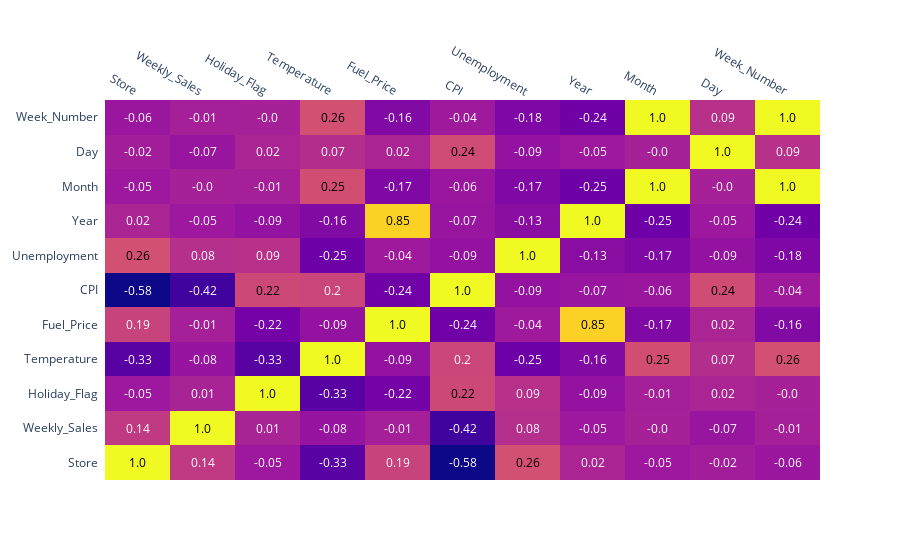

The notebook cell saved with this chart:
### Code cell
# Correlation matrix
corr_matrix = df.corr().round(2)

fig = ff.create_annotated_heatmap(corr_matrix.values,
                                  x = corr_matrix.columns.tolist(),
                                  y = corr_matrix.index.tolist())


fig.show()

### Figure 1 — Plotly figure (JSON) as saved in the notebook; plotly's stock layout.template omitted (floating-point values rounded to 4 significant figures)
{"data": [{"colorscale": [[0, "#0d0887"], [0.1111, "#46039f"], [0.2222, "#7201a8"], [0.3333, "#9c179e"], [0.4444, "#bd3786"], [0.5556, "#d8576b"], [0.6667, "#ed7953"], [0.7778, "#fb9f3a"], [0.8889, "#fdca26"], [1, "#f0f921"]], "reversescale": false, "showscale": false, "type": "heatmap", "x": ["Store", "Weekly_Sales", "Holiday_Flag", "Temperature", "Fuel_Price", "CPI", "Unemployment", "Year", "Month", "Day", "Week_Number"], "y": ["Store", "Weekly_Sales", "Holiday_Flag", "Temperature", "Fuel_Price", "CPI", "Unemployment", "Year", "Month", "Day", "Week_Number"], "z": [[1, 0.14, -0.05, -0.33, 0.19, -0.58, 0.26, 0.02, -0.05, -0.02, -0.06], [0.14, 1, 0.01, -0.08, -0.01, -0.42, 0.08, -0.05, 0, -0.07, -0.01], [-0.05, 0.01, 1, -0.33, -0.22, 0.22, 0.09, -0.09, -0.01, 0.02, 0], [-0.33, -0.08, -0.33, 1, -0.09, 0.2, -0.25, -0.16, 0.25, 0.07, 0.26], [0.19, -0.01, -0.22, -0.09, 1, -0.24, -0.04, 0.85, -0.17, 0.02, -0.16], [-0.58, -0.42, 0.22, 0.2, -0.24, 1, -0.09, -0.07, -0.06, 0.24, -0.04], [0.26, 0.08, 0.09, -0.25, -0.04, -0.09, 1, -0.13, -0.17, -0.09, -0.18], [0.02, -0.05, -0.09, -0.16, 0.85, -0.07, -0.13, 1, -0.25, -0.05, -0.24], [-0.05, 0, -0.01, 0.25, -0.17, -0.06, -0.17, -0.25, 1, 0, 1], [-0.02, -0.07, 0.02, 0.07, 0.02, 0.24, -0.09, -0.05, 0, 1, 0.09], [-0.06, -0.01, 0, 0.26, -0.16, -0.04, -0.18, -0.24, 1, 0.09, 1]]}], "layout": {"annotations": [{"font": {"color": "#000000"}, "showarrow": false, "text": "1.0", "x": "Store", "xref": "x", "y": "Store", "yref": "y"}, {"font": {"color": "#FFFFFF"}, "showarrow": false, "text": "0.14", "x": "Weekly_Sales", "xref": "x", "y": "Store", "yref": "y"}, {"font": {"color": "#FFFFFF"}, "showarrow": false, "text": "-0.05", "x": "Holiday_Flag", "xref": "x", "y": "Store", "yref": "y"}, {"font": {"color": "#FFFFFF"}, "showarrow": false, "text": "-0.33", "x": "Temperature", "xref": "x", "y": "Store", "yref": "y"}, {"font": {"color": "#FFFFFF"}, "showarrow": false, "text": "0.19", "x": "Fuel_Price", "xref": "x", "y": "Store", "yref": "y"}, {"font": {"color": "#FFFFFF"}, "showarrow": false, "text": "-0.58", "x": "CPI", "xref": "x", "y": "Store", "yref": "y"}, {"font": {"color": "#000000"}, "showarrow": false, "text": "0.26", "x": "Unemployment", "xref": "x", "y": "Store", "yref": "y"}, {"font": {"color": "#FFFFFF"}, "showarrow": false, "text": "0.02", "x": "Year", "xref": "x", "y": "Store", "yref": "y"}, {"font": {"color": "#FFFFFF"}, "showarrow": false, "text": "-0.05", "x": "Month", "xref": "x", "y": "Store", "yref": "y"}, {"font": {"color": "#FFFFFF"}, "showarrow": false, "text": "-0.02", "x": "Day", "xref": "x", "y": "Store", "yref": "y"}, {"font": {"color": "#FFFFFF"}, "showarrow": false, "text": "-0.06", "x": "Week_Number", "xref": "x", "y": "Store", "yref": "y"}, {"font": {"color": "#FFFFFF"}, "showarrow": false, "text": "0.14", "x": "Store", "xref": "x", "y": "Weekly_Sales", "yref": "y"}, {"font": {"color": "#000000"}, "showarrow": false, "text": "1.0", "x": "Weekly_Sales", "xref": "x", "y": "Weekly_Sales", "yref": "y"}, {"font": {"color": "#FFFFFF"}, "showarrow": false, "text": "0.01", "x": "Holiday_Flag", "xref": "x", "y": "Weekly_Sales", "yref": "y"}, {"font": {"color": "#FFFFFF"}, "showarrow": false, "text": "-0.08", "x": "Temperature", "xref": "x", "y": "Weekly_Sales", "yref": "y"}, {"font": {"color": "#FFFFFF"}, "showarrow": false, "text": "-0.01", "x": "Fuel_Price", "xref": "x", "y": "Weekly_Sales", "yref": "y"}, {"font": {"color": "#FFFFFF"}, "showarrow": false, "text": "-0.42", "x": "CPI", "xref": "x", "y": "Weekly_Sales", "yref": "y"}, {"font": {"color": "#FFFFFF"}, "showarrow": false, "text": "0.08", "x": "Unemployment", "xref": "x", "y": "Weekly_Sales", "yref": "y"}, {"font": {"color": "#FFFFFF"}, "showarrow": false, "text": "-0.05", "x": "Year", "xref": "x", "y": "Weekly_Sales", "yref": "y"}, {"font": {"color": "#FFFFFF"}, "showarrow": false, "text": "-0.0", "x": "Month", "xref": "x", "y": "Weekly_Sales", "yref": "y"}, {"font": {"color": "#FFFFFF"}, "showarrow": false, "text": "-0.07", "x": "Day", "xref": "x", "y": "Weekly_Sales", "yref": "y"}, {"font": {"color": "#FFFFFF"}, "showarrow": false, "text": "-0.01", "x": "Week_Number", "xref": "x", "y": "Weekly_Sales", "yref": "y"}, {"font": {"color": "#FFFFFF"}, "showarrow": false, "text": "-0.05", "x": "Store", "xref": "x", "y": "Holiday_Flag", "yref": "y"}, {"font": {"color": "#FFFFFF"}, "showarrow": false, "text": "0.01", "x": "Weekly_Sales", "xref": "x", "y": "Holiday_Flag", "yref": "y"}, {"font": {"color": "#000000"}, "showarrow": false, "text": "1.0", "x": "Holiday_Flag", "xref": "x", "y": "Holiday_Flag", "yref": "y"}, {"font": {"color": "#FFFFFF"}, "showarrow": false, "text": "-0.33", "x": "Temperature", "xref": "x", "y": "Holiday_Flag", "yref": "y"}, {"font": {"color": "#FFFFFF"}, "showarrow": false, "text": "-0.22", "x": "Fuel_Price", "xref": "x", "y": "Holiday_Flag", "yref": "y"}, {"font": {"color": "#000000"}, "showarrow": false, "text": "0.22", "x": "CPI", "xref": "x", "y": "Holiday_Flag", "yref": "y"}, {"font": {"color": "#FFFFFF"}, "showarrow": false, "text": "0.09", "x": "Unemployment", "xref": "x", "y": "Holiday_Flag", "yref": "y"}, {"font": {"color": "#FFFFFF"}, "showarrow": false, "text": "-0.09", "x": "Year", "xref": "x", "y": "Holiday_Flag", "yref": "y"}, {"font": {"color": "#FFFFFF"}, "showarrow": false, "text": "-0.01", "x": "Month", "xref": "x", "y": "Holiday_Flag", "yref": "y"}, {"font": {"color": "#FFFFFF"}, "showarrow": false, "text": "0.02", "x": "Day", "xref": "x", "y": "Holiday_Flag", "yref": "y"}, {"font": {"color": "#FFFFFF"}, "showarrow": false, "text": "-0.0", "x": "Week_Number", "xref": "x", "y": "Holiday_Flag", "yref": "y"}, {"font": {"color": "#FFFFFF"}, "showarrow": false, "text": "-0.33", "x": "Store", "xref": "x", "y": "Temperature", "yref": "y"}, {"font": {"color": "#FFFFFF"}, "showarrow": false, "text": "-0.08", "x": "Weekly_Sales", "xref": "x", "y": "Temperature", "yref": "y"}, {"font": {"color": "#FFFFFF"}, "showarrow": false, "text": "-0.33", "x": "Holiday_Flag", "xref": "x", "y": "Temperature", "yref": "y"}, {"font": {"color": "#000000"}, "showarrow": false, "text": "1.0", "x": "Temperature", "xref": "x", "y": "Temperature", "yref": "y"}, {"font": {"color": "#FFFFFF"}, "showarrow": false, "text": "-0.09", "x": "Fuel_Price", "xref": "x", "y": "Temperature", "yref": "y"}, {"font": {"color": "#FFFFFF"}, "showarrow": false, "text": "0.2", "x": "CPI", "xref": "x", "y": "Temperature", "yref": "y"}, {"font": {"color": "#FFFFFF"}, "showarrow": false, "text": "-0.25", "x": "Unemployment", "xref": "x", "y": "Temperature", "yref": "y"}, {"font": {"color": "#FFFFFF"}, "showarrow": false, "text": "-0.16", "x": "Year", "xref": "x", "y": "Temperature", "yref": "y"}, {"font": {"color": "#000000"}, "showarrow": false, "text": "0.25", "x": "Month", "xref": "x", "y": "Temperature", "yref": "y"}, {"font": {"color": "#FFFFFF"}, "showarrow": false, "text": "0.07", "x": "Day", "xref": "x", "y": "Temperature", "yref": "y"}, {"font": {"color": "#000000"}, "showarrow": false, "text": "0.26", "x": "Week_Number", "xref": "x", "y": "Temperature", "yref": "y"}, {"font": {"color": "#FFFFFF"}, "showarrow": false, "text": "0.19", "x": "Store", "xref": "x", "y": "Fuel_Price", "yref": "y"}, {"font": {"color": "#FFFFFF"}, "showarrow": false, "text": "-0.01", "x": "Weekly_Sales", "xref": "x", "y": "Fuel_Price", "yref": "y"}, {"font": {"color": "#FFFFFF"}, "showarrow": false, "text": "-0.22", "x": "Holiday_Flag", "xref": "x", "y": "Fuel_Price", "yref": "y"}, {"font": {"color": "#FFFFFF"}, "showarrow": false, "text": "-0.09", "x": "Temperature", "xref": "x", "y": "Fuel_Price", "yref": "y"}, {"font": {"color": "#000000"}, "showarrow": false, "text": "1.0", "x": "Fuel_Price", "xref": "x", "y": "Fuel_Price", "yref": "y"}, {"font": {"color": "#FFFFFF"}, "showarrow": false, "text": "-0.24", "x": "CPI", "xref": "x", "y": "Fuel_Price", "yref": "y"}, {"font": {"color": "#FFFFFF"}, "showarrow": false, "text": "-0.04", "x": "Unemployment", "xref": "x", "y": "Fuel_Price", "yref": "y"}, {"font": {"color": "#000000"}, "showarrow": false, "text": "0.85", "x": "Year", "xref": "x", "y": "Fuel_Price", "yref": "y"}, {"font": {"color": "#FFFFFF"}, "showarrow": false, "text": "-0.17", "x": "Month", "xref": "x", "y": "Fuel_Price", "yref": "y"}, {"font": {"color": "#FFFFFF"}, "showarrow": false, "text": "0.02", "x": "Day", "xref": "x", "y": "Fuel_Price", "yref": "y"}, {"font": {"color": "#FFFFFF"}, "showarrow": false, "text": "-0.16", "x": "Week_Number", "xref": "x", "y": "Fuel_Price", "yref": "y"}, {"font": {"color": "#FFFFFF"}, "showarrow": false, "text": "-0.58", "x": "Store", "xref": "x", "y": "CPI", "yref": "y"}, {"font": {"color": "#FFFFFF"}, "showarrow": false, "text": "-0.42", "x": "Weekly_Sales", "xref": "x", "y": "CPI", "yref": "y"}, {"font": {"color": "#000000"}, "showarrow": false, "text": "0.22", "x": "Holiday_Flag", "xref": "x", "y": "CPI", "yref": "y"}, {"font": {"color": "#FFFFFF"}, "showarrow": false, "text": "0.2", "x": "Temperature", "xref": "x", "y": "CPI", "yref": "y"}, {"font": {"color": "#FFFFFF"}, "showarrow": false, "text": "-0.24", "x": "Fuel_Price", "xref": "x", "y": "CPI", "yref": "y"}, {"font": {"color": "#000000"}, "showarrow": false, "text": "1.0", "x": "CPI", "xref": "x", "y": "CPI", "yref": "y"}, {"font": {"color": "#FFFFFF"}, "showarrow": false, "text": "-0.09", "x": "Unemployment", "xref": "x", "y": "CPI", "yref": "y"}, {"font": {"color": "#FFFFFF"}, "showarrow": false, "text": "-0.07", "x": "Year", "xref": "x", "y": "CPI", "yref": "y"}, {"font": {"color": "#FFFFFF"}, "showarrow": false, "text": "-0.06", "x": "Month", "xref": "x", "y": "CPI", "yref": "y"}, {"font": {"color": "#000000"}, "showarrow": false, "text": "0.24", "x": "Day", "xref": "x", "y": "CPI", "yref": "y"}, {"font": {"color": "#FFFFFF"}, "showarrow": false, "text": "-0.04", "x": "Week_Number", "xref": "x", "y": "CPI", "yref": "y"}, {"font": {"color": "#000000"}, "showarrow": false, "text": "0.26", "x": "Store", "xref": "x", "y": "Unemployment", "yref": "y"}, {"font": {"color": "#FFFFFF"}, "showarrow": false, "text": "0.08", "x": "Weekly_Sales", "xref": "x", "y": "Unemployment", "yref": "y"}, {"font": {"color": "#FFFFFF"}, "showarrow": false, "text": "0.09", "x": "Holiday_Flag", "xref": "x", "y": "Unemployment", "yref": "y"}, {"font": {"color": "#FFFFFF"}, "showarrow": false, "text": "-0.25", "x": "Temperature", "xref": "x", "y": "Unemployment", "yref": "y"}, {"font": {"color": "#FFFFFF"}, "showarrow": false, "text": "-0.04", "x": "Fuel_Price", "xref": "x", "y": "Unemployment", "yref": "y"}, {"font": {"color": "#FFFFFF"}, "showarrow": false, "text": "-0.09", "x": "CPI", "xref": "x", "y": "Unemployment", "yref": "y"}, {"font": {"color": "#000000"}, "showarrow": false, "text": "1.0", "x": "Unemployment", "xref": "x", "y": "Unemployment", "yref": "y"}, {"font": {"color": "#FFFFFF"}, "showarrow": false, "text": "-0.13", "x": "Year", "xref": "x", "y": "Unemployment", "yref": "y"}, {"font": {"color": "#FFFFFF"}, "showarrow": false, "text": "-0.17", "x": "Month", "xref": "x", "y": "Unemployment", "yref": "y"}, {"font": {"color": "#FFFFFF"}, "showarrow": false, "text": "-0.09", "x": "Day", "xref": "x", "y": "Unemployment", "yref": "y"}, {"font": {"color": "#FFFFFF"}, "showarrow": false, "text": "-0.18", "x": "Week_Number", "xref": "x", "y": "Unemployment", "yref": "y"}, {"font": {"color": "#FFFFFF"}, "showarrow": false, "text": "0.02", "x": "Store", "xref": "x", "y": "Year", "yref": "y"}, {"font": {"color": "#FFFFFF"}, "showarrow": false, "text": "-0.05", "x": "Weekly_Sales", "xref": "x", "y": "Year", "yref": "y"}, {"font": {"color": "#FFFFFF"}, "showarrow": false, "text": "-0.09", "x": "Holiday_Flag", "xref": "x", "y": "Year", "yref": "y"}, {"font": {"color": "#FFFFFF"}, "showarrow": false, "text": "-0.16", "x": "Temperature", "xref": "x", "y": "Year", "yref": "y"}, {"font": {"color": "#000000"}, "showarrow": false, "text": "0.85", "x": "Fuel_Price", "xref": "x", "y": "Year", "yref": "y"}, {"font": {"color": "#FFFFFF"}, "showarrow": false, "text": "-0.07", "x": "CPI", "xref": "x", "y": "Year", "yref": "y"}, {"font": {"color": "#FFFFFF"}, "showarrow": false, "text": "-0.13", "x": "Unemployment", "xref": "x", "y": "Year", "yref": "y"}, {"font": {"color": "#000000"}, "showarrow": false, "text": "1.0", "x": "Year", "xref": "x", "y": "Year", "yref": "y"}, {"font": {"color": "#FFFFFF"}, "showarrow": false, "text": "-0.25", "x": "Month", "xref": "x", "y": "Year", "yref": "y"}, {"font": {"color": "#FFFFFF"}, "showarrow": false, "text": "-0.05", "x": "Day", "xref": "x", "y": "Year", "yref": "y"}, {"font": {"color": "#FFFFFF"}, "showarrow": false, "text": "-0.24", "x": "Week_Number", "xref": "x", "y": "Year", "yref": "y"}, {"font": {"color": "#FFFFFF"}, "showarrow": false, "text": "-0.05", "x": "Store", "xref": "x", "y": "Month", "yref": "y"}, {"font": {"color": "#FFFFFF"}, "showarrow": false, "text": "-0.0", "x": "Weekly_Sales", "xref": "x", "y": "Month", "yref": "y"}, {"font": {"color": "#FFFFFF"}, "showarrow": false, "text": "-0.01", "x": "Holiday_Flag", "xref": "x", "y": "Month", "yref": "y"}, {"font": {"color": "#000000"}, "showarrow": false, "text": "0.25", "x": "Temperature", "xref": "x", "y": "Month", "yref": "y"}, {"font": {"color": "#FFFFFF"}, "showarrow": false, "text": "-0.17", "x": "Fuel_Price", "xref": "x", "y": "Month", "yref": "y"}, {"font": {"color": "#FFFFFF"}, "showarrow": false, "text": "-0.06", "x": "CPI", "xref": "x", "y": "Month", "yref": "y"}, {"font": {"color": "#FFFFFF"}, "showarrow": false, "text": "-0.17", "x": "Unemployment", "xref": "x", "y": "Month", "yref": "y"}, {"font": {"color": "#FFFFFF"}, "showarrow": false, "text": "-0.25", "x": "Year", "xref": "x", "y": "Month", "yref": "y"}, {"font": {"color": "#000000"}, "showarrow": false, "text": "1.0", "x": "Month", "xref": "x", "y": "Month", "yref": "y"}, {"font": {"color": "#FFFFFF"}, "showarrow": false, "text": "-0.0", "x": "Day", "xref": "x", "y": "Month", "yref": "y"}, {"font": {"color": "#000000"}, "showarrow": false, "text": "1.0", "x": "Week_Number", "xref": "x", "y": "Month", "yref": "y"}, {"font": {"color": "#FFFFFF"}, "showarrow": false, "text": "-0.02", "x": "Store", "xref": "x", "y": "Day", "yref": "y"}, {"font": {"color": "#FFFFFF"}, "showarrow": false, "text": "-0.07", "x": "Weekly_Sales", "xref": "x", "y": "Day", "yref": "y"}, {"font": {"color": "#FFFFFF"}, "showarrow": false, "text": "0.02", "x": "Holiday_Flag", "xref": "x", "y": "Day", "yref": "y"}, {"font": {"color": "#FFFFFF"}, "showarrow": false, "text": "0.07", "x": "Temperature", "xref": "x", "y": "Day", "yref": "y"}, {"font": {"color": "#FFFFFF"}, "showarrow": false, "text": "0.02", "x": "Fuel_Price", "xref": "x", "y": "Day", "yref": "y"}, {"font": {"color": "#000000"}, "showarrow": false, "text": "0.24", "x": "CPI", "xref": "x", "y": "Day", "yref": "y"}, {"font": {"color": "#FFFFFF"}, "showarrow": false, "text": "-0.09", "x": "Unemployment", "xref": "x", "y": "Day", "yref": "y"}, {"font": {"color": "#FFFFFF"}, "showarrow": false, "text": "-0.05", "x": "Year", "xref": "x", "y": "Day", "yref": "y"}, {"font": {"color": "#FFFFFF"}, "showarrow": false, "text": "-0.0", "x": "Month", "xref": "x", "y": "Day", "yref": "y"}, {"font": {"color": "#000000"}, "showarrow": false, "text": "1.0", "x": "Day", "xref": "x", "y": "Day", "yref": "y"}, {"font": {"color": "#FFFFFF"}, "showarrow": false, "text": "0.09", "x": "Week_Number", "xref": "x", "y": "Day", "yref": "y"}, {"font": {"color": "#FFFFFF"}, "showarrow": false, "text": "-0.06", "x": "Store", "xref": "x", "y": "Week_Number", "yref": "y"}, {"font": {"color": "#FFFFFF"}, "showarrow": false, "text": "-0.01", "x": "Weekly_Sales", "xref": "x", "y": "Week_Number", "yref": "y"}, {"font": {"color": "#FFFFFF"}, "showarrow": false, "text": "-0.0", "x": "Holiday_Flag", "xref": "x", "y": "Week_Number", "yref": "y"}, {"font": {"color": "#000000"}, "showarrow": false, "text": "0.26", "x": "Temperature", "xref": "x", "y": "Week_Number", "yref": "y"}, {"font": {"color": "#FFFFFF"}, "showarrow": false, "text": "-0.16", "x": "Fuel_Price", "xref": "x", "y": "Week_Number", "yref": "y"}, {"font": {"color": "#FFFFFF"}, "showarrow": false, "text": "-0.04", "x": "CPI", "xref": "x", "y": "Week_Number", "yref": "y"}, {"font": {"color": "#FFFFFF"}, "showarrow": false, "text": "-0.18", "x": "Unemployment", "xref": "x", "y": "Week_Number", "yref": "y"}, {"font": {"color": "#FFFFFF"}, "showarrow": false, "text": "-0.24", "x": "Year", "xref": "x", "y": "Week_Number", "yref": "y"}, {"font": {"color": "#000000"}, "showarrow": false, "text": "1.0", "x": "Month", "xref": "x", "y": "Week_Number", "yref": "y"}, {"font": {"color": "#FFFFFF"}, "showarrow": false, "text": "0.09", "x": "Day", "xref": "x", "y": "Week_Number", "yref": "y"}, {"font": {"color": "#000000"}, "showarrow": false, "text": "1.0", "x": "Week_Number", "xref": "x", "y": "Week_Number", "yref": "y"}], "xaxis": {"dtick": 1, "gridcolor": "rgb(0, 0, 0)", "side": "top", "ticks": ""}, "yaxis": {"dtick": 1, "ticks": "", "ticksuffix": "  "}}}
